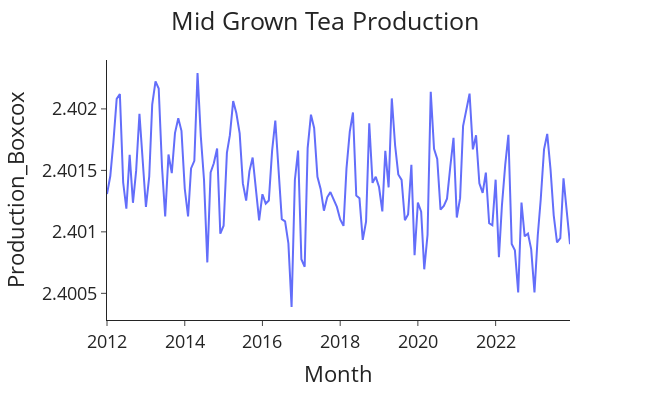

The notebook cell saved with this chart:
### Code cell
# Plot the box-cox production data
plot_production_volumes(df=data, y='Production_Boxcox')

### Figure 1 — Plotly figure (JSON) as saved in the notebook; plotly's stock layout.template omitted (floating-point values rounded to 4 significant figures; data arrays with more than 128 entries replaced by an {"elided": "..."} marker saying what was removed)
{"data": [{"hovertemplate": "Month=%{x}<br>Production_Boxcox=%{y}<extra></extra>", "legendgroup": "", "line": {"color": "#636efa", "dash": "solid"}, "marker": {"symbol": "circle"}, "mode": "lines", "name": "", "orientation": "v", "showlegend": false, "type": "scatter", "x": {"elided": "144 str values"}, "xaxis": "x", "y": {"elided": "144 float values"}, "yaxis": "y"}], "layout": {"font": {"size": 18}, "height": 400, "legend": {"tracegroupgap": 0}, "margin": {"t": 60}, "title": {"text": "Mid Grown Tea Production", "x": 0.5}, "width": 650, "xaxis": {"anchor": "y", "autorange": true, "domain": [0, 1], "range": ["2012-01-01", "2023-12-01"], "title": {"text": "Month"}, "type": "date"}, "yaxis": {"anchor": "x", "autorange": true, "domain": [0, 1], "range": [2.4, 2.402], "title": {"text": "Production_Boxcox"}, "type": "linear"}}}
